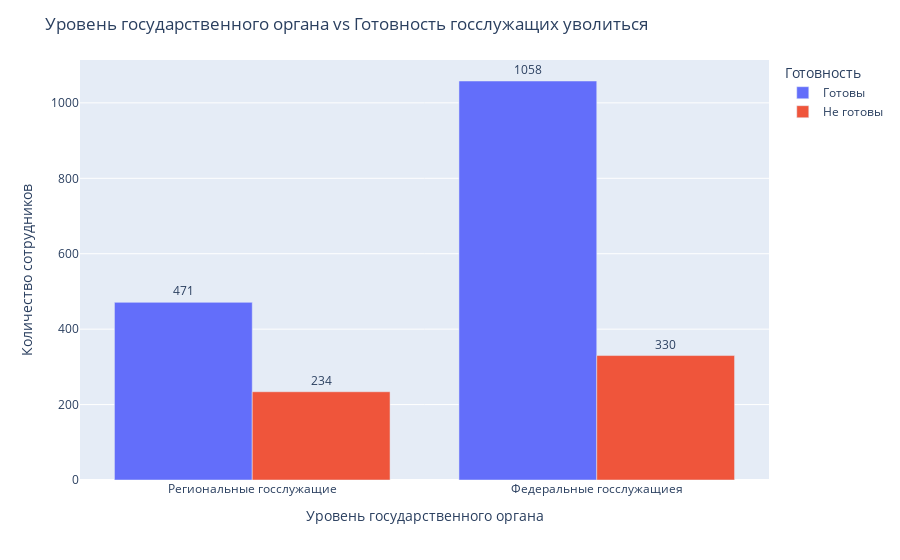

The code cell stored with this chart in its notebook:
### Markdown cell above
### 1.11. Наблюдается ли разница в статистически значимых факторах (если да, то в каких именно) готовности сменить место работы федеральными государственными служащими и государственными служащими субъектов Российской Федерации?

### Code cell
df_ex_1_4_plot['combined_dummy_15'] = df_ex_1_4_plot['l5_recode_0'].astype(str) + '_' + df_ex_1_4_plot['l5_recode_1'].astype(str)
df_ex_1_4_plot['combined_dummy_15'] = df_ex_1_4_plot['combined_dummy_15'].replace({
    '0_1': 'Федеральные госслужащиея', 
    '1_0': 'Региональные госслужащие'
})

ct = pd.crosstab(df_ex_1_4_plot['combined_dummy_15'], df_ex_1_4_plot['m15_upd'])

ct_reset = ct.reset_index().melt(id_vars='combined_dummy_15', var_name='Target', value_name='Frequency')

fig = px.bar(
    ct_reset, 
    x='combined_dummy_15', 
    y='Frequency', 
    color='Target', 
    barmode='group',
    text='Frequency' 
)

fig.update_layout(
    title="Уровень государственного органа vs Готовность госслужащих уволиться",
    xaxis_title="Уровень государственного органа",
    yaxis_title="Количество сотрудников",
    legend_title="Готовность",
    font=dict(size=12)
)

fig.update_traces(textposition='outside')
fig.show()

### Figure 1 — Plotly figure (JSON) as saved in the notebook; plotly's stock layout.template omitted (floating-point values rounded to 4 significant figures)
{"data": [{"alignmentgroup": "True", "hovertemplate": "Target=Готовы<br>combined_dummy_15=%{x}<br>Frequency=%{text}<extra></extra>", "legendgroup": "Готовы", "marker": {"color": "#636efa", "pattern": {"shape": ""}}, "name": "Готовы", "offsetgroup": "Готовы", "orientation": "v", "showlegend": true, "text": [471, 1058], "textposition": "outside", "type": "bar", "x": ["Региональные госслужащие", "Федеральные госслужащиея"], "xaxis": "x", "y": [471, 1058], "yaxis": "y"}, {"alignmentgroup": "True", "hovertemplate": "Target=Не готовы<br>combined_dummy_15=%{x}<br>Frequency=%{text}<extra></extra>", "legendgroup": "Не готовы", "marker": {"color": "#EF553B", "pattern": {"shape": ""}}, "name": "Не готовы", "offsetgroup": "Не готовы", "orientation": "v", "showlegend": true, "text": [234, 330], "textposition": "outside", "type": "bar", "x": ["Региональные госслужащие", "Федеральные госслужащиея"], "xaxis": "x", "y": [234, 330], "yaxis": "y"}], "layout": {"barmode": "group", "font": {"size": 12}, "legend": {"title": {"text": "Готовность"}, "tracegroupgap": 0}, "margin": {"t": 60}, "title": {"text": "Уровень государственного органа vs Готовность госслужащих уволиться"}, "xaxis": {"anchor": "y", "domain": [0, 1], "title": {"text": "Уровень государственного органа"}}, "yaxis": {"anchor": "x", "domain": [0, 1], "title": {"text": "Количество сотрудников"}}}}
